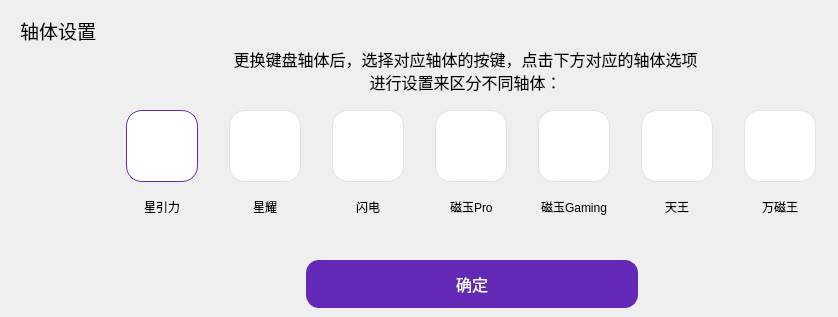
           <widget class="QWidget" name="page3">
            <property name="styleSheet">
             <string notr="true">#page3{background-color: #F6F6F6;border-radius:32px;}</string>
            </property>
            <widget class="QLabel" name="labelTitle1">
             <property name="geometry">
              <rect>
               <x>20</x>
               <y>20</y>
               <width>131</width>
               <height>21</height>
              </rect>
             </property>
             <property name="font">
              <font>
               <family>MiSans</family>
               <pointsize>14</pointsize>
              </font>
             </property>
             <property name="text">
              <string>轴体设置</string>
             </property>
            </widget>
            <widget class="QLabel" name="label_16">
             <property name="geometry">
              <rect>
               <x>230</x>
               <y>50</y>
               <width>471</width>
               <height>41</height>
              </rect>
             </property>
             <property name="font">
              <font>
               <family>MiSans</family>
               <pointsize>12</pointsize>
              </font>
             </property>
             <property name="text">
              <string>更换键盘轴体后，选择对应轴体的按键，点击下方对应的轴体选项进行设置来区分不同轴体：</string>
             </property>
             <property name="alignment">
              <set>Qt::AlignmentFlag::AlignCenter</set>
             </property>
             <property name="wordWrap">
              <bool>true</bool>
             </property>
            </widget>
            <widget class="QPushButton" name="pushButton_12">
             <property name="geometry">
              <rect>
               <x>306</x>
               <y>260</y>
               <width>332</width>
               <height>48</height>
              </rect>
             </property>
             <property name="minimumSize">
              <size>
               <width>0</width>
               <height>0</height>
              </size>
             </property>
             <property name="font">
              <font>
               <family>MiSans</family>
               <pointsize>12</pointsize>
              </font>
             </property>
             <property name="focusPolicy">
              <enum>Qt::FocusPolicy::NoFocus</enum>
             </property>
             <property name="styleSheet">
              <string notr="true">QPushButton{background-color:#6329B6;border:1px solid #6329B6;border-radius:13px;color:white;}</string>
             </property>
             <property name="text">
              <string>确定</string>
             </property>
            </widget>
            <widget class="QWidget" name="">
             <property name="geometry">
              <rect>
               <x>114</x>
               <y>110</y>
               <width>715</width>
               <height>106</height>
              </rect>
             </property>
             <layout class="QHBoxLayout" name="horizontalLayout_11">
              <item>
               <layout class="QVBoxLayout" name="verticalLayout_3">
                <property name="spacing">
                 <number>15</number>
                </property>
                <item alignment="Qt::AlignmentFlag::AlignHCenter">
                 <widget class="QPushButton" name="pushButton">
                  <property name="styleSheet">
                   <string notr="true">QPushButton{min-width:70px;min-height:70px;border:1px solid #E2E2E2;border-radius:16px;background-color:white;}
QPushButton:checked { border-color: #6329B6; }</string>
                  </property>
                  <property name="text">
                   <string/>
                  </property>
                  <property name="icon">
                   <iconset resource="res.qrc">
                    <normaloff>:/images/rt/xingyinli.png</normaloff>:/images/rt/xingyinli.png</iconset>
                  </property>
                  <property name="iconSize">
                   <size>
                    <width>64</width>
                    <height>64</height>
                   </size>
                  </property>
                  <property name="checkable">
                   <bool>true</bool>
                  </property>
                  <property name="checked">
                   <bool>true</bool>
                  </property>
                  <property name="autoExclusive">
                   <bool>true</bool>
                  </property>
                  <property name="flat">
                   <bool>true</bool>
                  </property>
                  <attribute name="buttonGroup">
                   <string notr="true">buttonGroup</string>
                  </attribute>
                 </widget>
                </item>
                <item alignment="Qt::AlignmentFlag::AlignHCenter">
                 <widget class="QLabel" name="label_17">
                  <property name="text">
                   <string>星引力</string>
                  </property>
                 </widget>
                </item>
               </layout>
              </item>
              <item>
               <layout class="QVBoxLayout" name="verticalLayout_4">
                <property name="spacing">
                 <number>15</number>
                </property>
                <item alignment="Qt::AlignmentFlag::AlignHCenter">
                 <widget class="QPushButton" name="pushButton_4">
                  <property name="styleSheet">
                   <string notr="true">QPushButton{min-width:70px;min-height:70px;border:1px solid #E2E2E2;border-radius:16px;background-color:white;}
QPushButton:checked { border-color: #6329B6; }</string>
                  </property>
                  <property name="text">
                   <string/>
                  </property>
                  <property name="icon">
                   <iconset resource="res.qrc">
                    <normaloff>:/images/rt/xingyao.png</normaloff>:/images/rt/xingyao.png</iconset>
                  </property>
                  <property name="iconSize">
                   <size>
                    <width>64</width>
                    <height>64</height>
                   </size>
                  </property>
                  <property name="checkable">
                   <bool>true</bool>
                  </property>
                  <property name="autoExclusive">
                   <bool>true</bool>
                  </property>
                  <property name="flat">
                   <bool>true</bool>
                  </property>
                  <attribute name="buttonGroup">
                   <string notr="true">buttonGroup</string>
                  </attribute>
                 </widget>
                </item>
                <item alignment="Qt::AlignmentFlag::AlignHCenter">
                 <widget class="QLabel" name="label_18">
                  <property name="text">
                   <string>星耀</string>
                  </property>
                 </widget>
                </item>
               </layout>
              </item>
              <item>
               <layout class="QVBoxLayout" name="verticalLayout_5">
                <property name="spacing">
                 <number>15</number>
                </property>
                <item alignment="Qt::AlignmentFlag::AlignHCenter">
                 <widget class="QPushButton" name="pushButton_5">
                  <property name="styleSheet">
                   <string notr="true">QPushButton{min-width:70px;min-height:70px;border:1px solid #E2E2E2;border-radius:16px;background-color:white;}
QPushButton:checked { border-color: #6329B6; }</string>
                  </property>
                  <property name="text">
                   <string/>
                  </property>
                  <property name="icon">
                   <iconset resource="res.qrc">
                    <normaloff>:/images/rt/shandian.png</normaloff>:/images/rt/shandian.png</iconset>
                  </property>
                  <property name="iconSize">
                   <size>
                    <width>64</width>
                    <height>64</height>
                   </size>
                  </property>
                  <property name="checkable">
                   <bool>true</bool>
                  </property>
                  <property name="autoExclusive">
                   <bool>true</bool>
                  </property>
                  <property name="flat">
                   <bool>true</bool>
                  </property>
                  <attribute name="buttonGroup">
                   <string notr="true">buttonGroup</string>
                  </attribute>
                 </widget>
                </item>
                <item alignment="Qt::AlignmentFlag::AlignHCenter">
                 <widget class="QLabel" name="label_19">
                  <property name="text">
                   <string>闪电</string>
                  </property>
                 </widget>
                </item>
               </layout>
              </item>
              <item>
               <layout class="QVBoxLayout" name="verticalLayout_6">
                <property name="spacing">
                 <number>15</number>
                </property>
                <item alignment="Qt::AlignmentFlag::AlignHCenter">
                 <widget class="QPushButton" name="pushButton_6">
                  <property name="styleSheet">
                   <string notr="true">QPushButton{min-width:70px;min-height:70px;border:1px solid #E2E2E2;border-radius:16px;background-color:white;}
QPushButton:checked { border-color: #6329B6; }</string>
                  </property>
                  <property name="text">
                   <string/>
                  </property>
                  <property name="icon">
                   <iconset resource="res.qrc">
                    <normaloff>:/images/rt/ciyu_pro.png</normaloff>:/images/rt/ciyu_pro.png</iconset>
                  </property>
                  <property name="iconSize">
                   <size>
                    <width>64</width>
                    <height>64</height>
                   </size>
                  </property>
                  <property name="checkable">
                   <bool>true</bool>
                  </property>
                  <property name="autoExclusive">
                   <bool>true</bool>
                  </property>
                  <property name="flat">
                   <bool>true</bool>
                  </property>
                  <attribute name="buttonGroup">
                   <string notr="true">buttonGroup</string>
                  </attribute>
                 </widget>
                </item>
                <item alignment="Qt::AlignmentFlag::AlignHCenter">
                 <widget class="QLabel" name="label_20">
                  <property name="text">
                   <string>磁玉Pro</string>
                  </property>
                 </widget>
                </item>
               </layout>
              </item>
              <item>
               <layout class="QVBoxLayout" name="verticalLayout_7">
                <property name="spacing">
                 <number>15</number>
                </property>
                <item alignment="Qt::AlignmentFlag::AlignHCenter">
                 <widget class="QPushButton" name="pushButton_7">
                  <property name="styleSheet">
                   <string notr="true">QPushButton{min-width:70px;min-height:70px;border:1px solid #E2E2E2;border-radius:16px;background-color:white;}
QPushButton:checked { border-color: #6329B6; }</string>
                  </property>
                  <property name="text">
                   <string/>
                  </property>
                  <property name="icon">
                   <iconset resource="res.qrc">
                    <normaloff>:/images/rt/ciyu_gaming.png</normaloff>:/images/rt/ciyu_gaming.png</iconset>
                  </property>
                  <property name="iconSize">
                   <size>
                    <width>64</width>
                    <height>64</height>
                   </size>
                  </property>
                  <property name="checkable">
                   <bool>true</bool>
                  </property>
                  <property name="autoExclusive">
                   <bool>true</bool>
                  </property>
                  <property name="flat">
                   <bool>true</bool>
                  </property>
                  <attribute name="buttonGroup">
                   <string notr="true">buttonGroup</string>
                  </attribute>
                 </widget>
                </item>
                <item alignment="Qt::AlignmentFlag::AlignHCenter">
                 <widget class="QLabel" name="label_21">
                  <property name="text">
                   <string>磁玉Gaming</string>
                  </property>
                 </widget>
                </item>
               </layout>
              </item>
              <item>
               <layout class="QVBoxLayout" name="verticalLayout_8">
                <property name="spacing">
                 <number>15</number>
                </property>
                <item alignment="Qt::AlignmentFlag::AlignHCenter">
                 <widget class="QPushButton" name="pushButton_10">
                  <property name="styleSheet">
                   <string notr="true">QPushButton{min-width:70px;min-height:70px;border:1px solid #E2E2E2;border-radius:16px;background-color:white;}
QPushButton:checked { border-color: #6329B6; }</string>
                  </property>
                  <property name="text">
                   <string/>
                  </property>
                  <property name="icon">
                   <iconset resource="res.qrc">
                    <normaloff>:/images/rt/tianwang.png</normaloff>:/images/rt/tianwang.png</iconset>
                  </property>
                  <property name="iconSize">
                   <size>
                    <width>64</width>
                    <height>64</height>
                   </size>
                  </property>
                  <property name="checkable">
                   <bool>true</bool>
                  </property>
                  <property name="autoExclusive">
                   <bool>true</bool>
                  </property>
                  <property name="flat">
                   <bool>true</bool>
                  </property>
                  <attribute name="buttonGroup">
                   <string notr="true">buttonGroup</string>
                  </attribute>
                 </widget>
                </item>
                <item alignment="Qt::AlignmentFlag::AlignHCenter">
                 <widget class="QLabel" name="label_22">
                  <property name="text">
                   <string>天王</string>
                  </property>
                 </widget>
                </item>
               </layout>
              </item>
              <item>
               <layout class="QVBoxLayout" name="verticalLayout_9">
                <property name="spacing">
                 <number>15</number>
                </property>
                <item alignment="Qt::AlignmentFlag::AlignHCenter">
                 <widget class="QPushButton" name="pushButton_11">
                  <property name="styleSheet">
                   <string notr="true">QPushButton{min-width:70px;min-height:70px;border:1px solid #E2E2E2;border-radius:16px;background-color:white;}
QPushButton:checked { border-color: #6329B6; }</string>
                  </property>
                  <property name="text">
                   <string/>
                  </property>
                  <property name="icon">
                   <iconset resource="res.qrc">
                    <normaloff>:/images/rt/wanciwang.png</normaloff>:/images/rt/wanciwang.png</iconset>
                  </property>
                  <property name="iconSize">
                   <size>
                    <width>64</width>
                    <height>64</height>
                   </size>
                  </property>
                  <property name="checkable">
                   <bool>true</bool>
                  </property>
                  <property name="autoExclusive">
                   <bool>true</bool>
                  </property>
                  <property name="flat">
                   <bool>true</bool>
                  </property>
                  <attribute name="buttonGroup">
                   <string notr="true">buttonGroup</string>
                  </attribute>
                 </widget>
                </item>
                <item alignment="Qt::AlignmentFlag::AlignHCenter">
                 <widget class="QLabel" name="label_23">
                  <property name="text">
                   <string>万磁王</string>
                  </property>
                 </widget>
                </item>
               </layout>
              </item>
             </layout>
            </widget>
           </widget>
